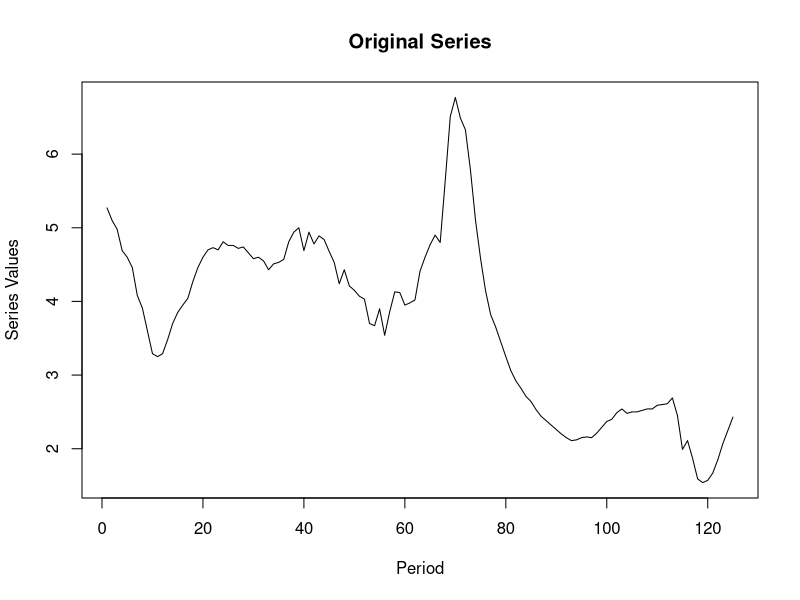
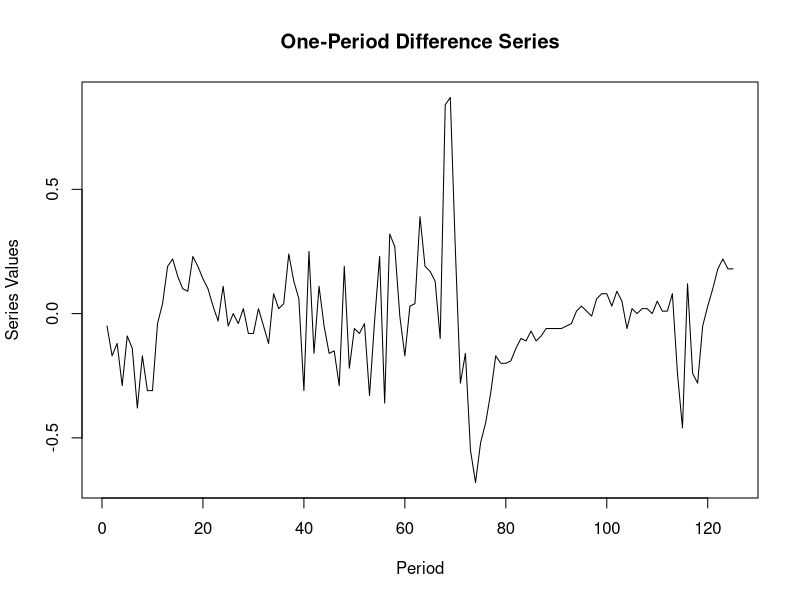
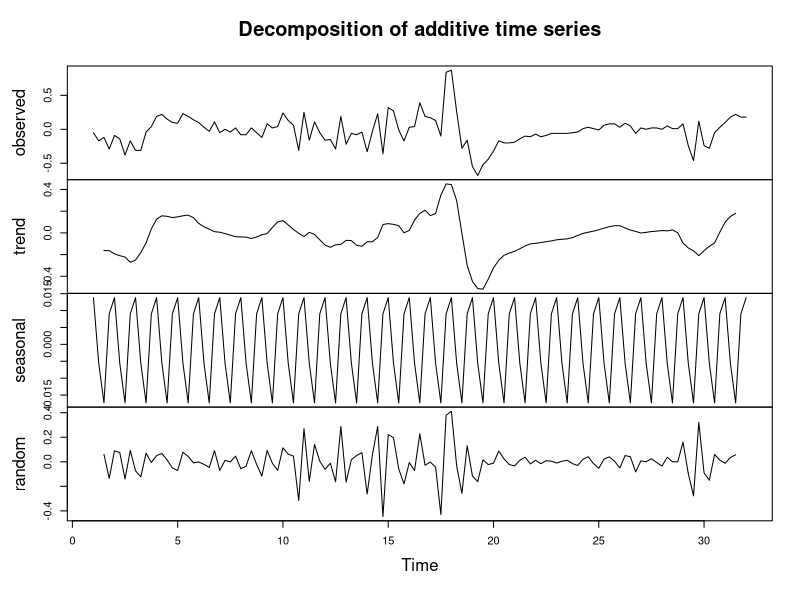
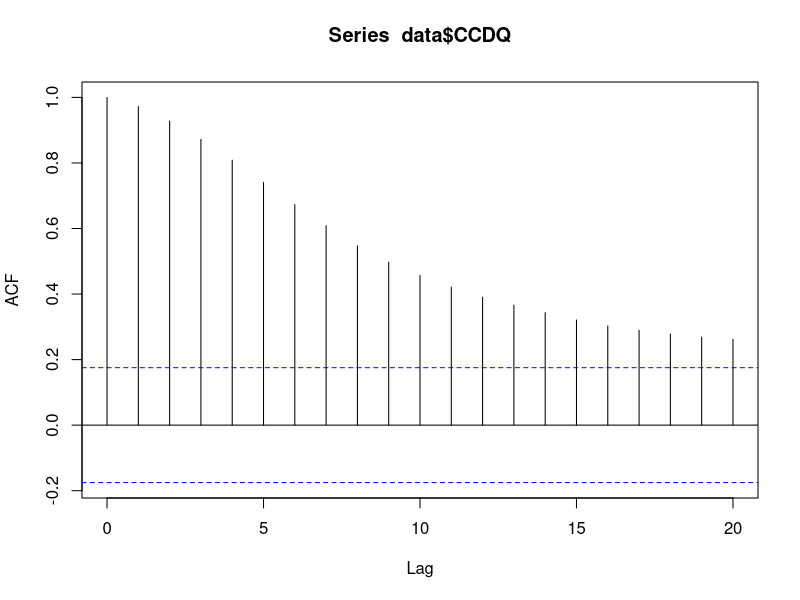
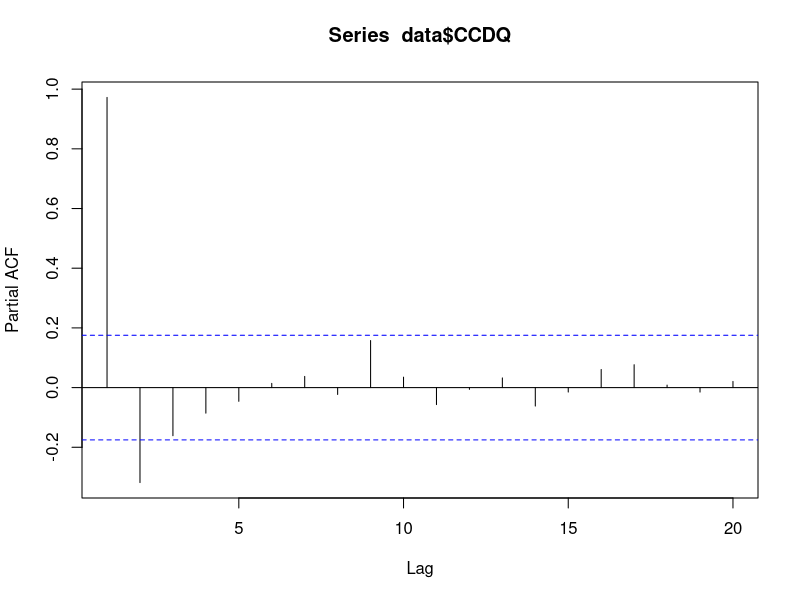
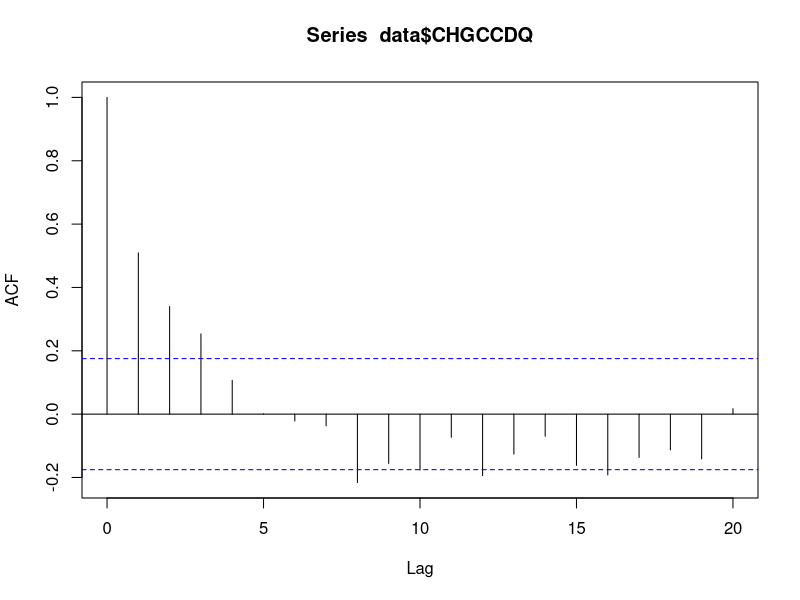
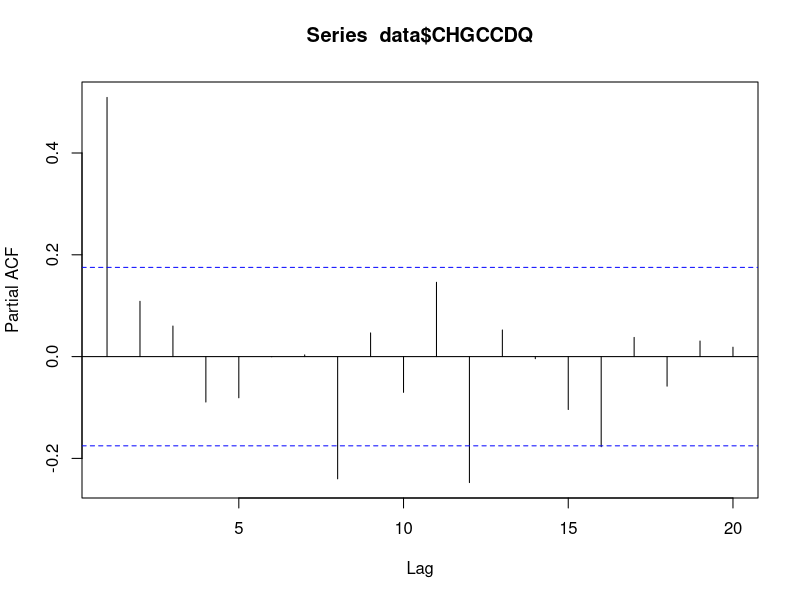
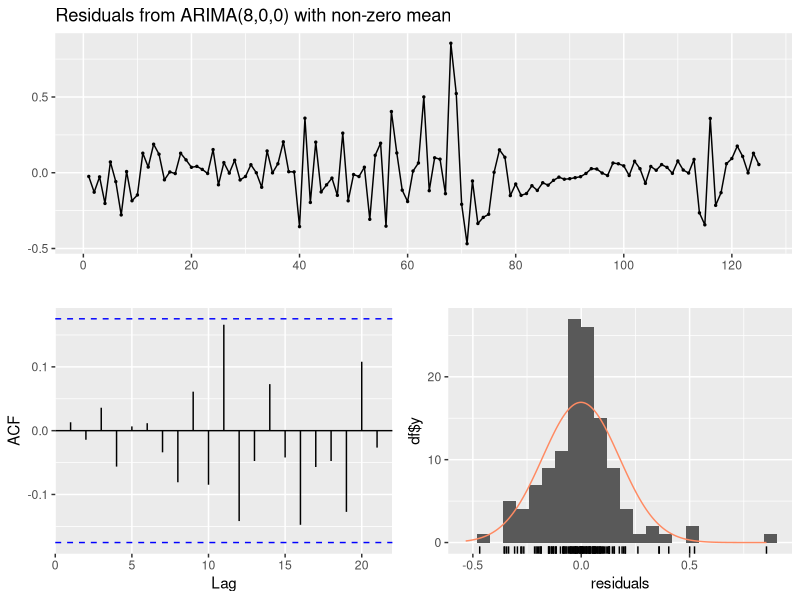

Write R code to recreate these figures, in order.
# Libraries
# If you don't have these packages installed in R, you need to run
# the install.packages function.
#install.packages("forecast")
#install.packages("tseries")
library(forecast)
library(tseries)

## Modify the setwd line to match your folder location
setwd("C:/Users/83710/Downloads")
## Read file, which includes the level and difference series CCDQ and CHGCCDQ
data<-read.csv("CCDQ.csv", header=TRUE)

## Plot the original series
plot(data$CCDQ, type="l",
     main="Original Series",  # Adding a main title
     ylab="Series Values",    # Adding a label to the Y axis
     xlab="Period")           # Adding a label to the X axis

## Plot the differenced series
plot(data$CHGCCDQ, type="l",
     main="One-Period Difference Series",  # Adding a main title
     ylab="Series Values",    # Adding a label to the Y axis
     xlab="Period")           # Adding a label to the X axis

## The series is decomposed through the 'decompose' function, for information
## only, in case is useful. Only for reference.
data$CHGDATATS<-ts(data$CHGCCDQ, frequency=4)
DEC.CHGDATATS.TS<-decompose(data$CHGDATATS)

## Here we produce the plot of the components, for information
plot(DEC.CHGDATATS.TS)

## Perform stationarity test on level series included in the dataset
adf_test <- adf.test(data$CCDQ, k=0)

# Print the ADF test result with a custom title
cat("ADF Test for the Original Series\n")
print(adf_test)

# Check the ACF and PACF
acf(data$CCDQ)
pacf(data$CCDQ)

# Perform stationarity tests on differenced series included in the dataset
adf_test <- adf.test(data$CHGCCDQ, k=0)

# Print the ADF test result with a custom title
cat("ADF Test for the Differenced Series\n")
print(adf_test)

# Check the ACF and PACF
acf(data$CHGCCDQ)
pacf(data$CHGCCDQ)

##### FIRST TRY MODEL #####
## Fit Arima model on the differenced series, with 8 AR term
(arima_model <- Arima(data$CHGCCDQ, c(8, 0, 0)))

## Check residuals
checkresiduals(arima_model)

# Plot the actual and fitted series
plot(arima_model$x, col='red', type="l",
     main="Actual vs. Fitted",  # Adding a title to the chart
     ylab="Series Values",      # Adding a label to the Y axis
     xlab="Periods")            # Adding a label to the X axis

lines(fitted(arima_model), col='blue')

# Adding legends for the blue and red lines
legend("topleft", legend=c("Actual", "Fitted"), col=c("red", "blue"), lty=1)

## Produce forecast. Note this is the forecast of the change.
## To see how they affect the original level series, add
## the forecasted change to the series. Can be done in Excel
futureval<-forecast(arima_model,h=12)
futureval


##### SIMPLER MODEL #####
## Fit alternative Arima model with simpler specification using 1 AR term
(arima_model_simpler <- Arima(data$CHGCCDQ, c(1, 0, 0)))

## Check residuals again
checkresiduals(arima_model_simpler)

# Plot the actual and fitted series
plot(arima_model_simpler$x, col='red', type="l",
     main="Actual vs. Fitted",  # Adding a title to the chart
     ylab="Series Values",      # Adding a label to the Y axis
     xlab="Periods")            # Adding a label to the X axis

lines(fitted(arima_model_simpler), col='blue')

# Adding legends for the blue and red lines
legend("topleft", legend=c("Actual", "Fitted"), col=c("red", "blue"), lty=1)

## Produce forecast, in quarters, in quarters. Note this is the forecast of the change.
## To see how they affect the original level series, add
## the forecasted change to the series
futureval<-forecast(arima_model_simpler,h=12)
futureval

## You need to use the change forecast produced here by R to
## build the level forecast in Excel

